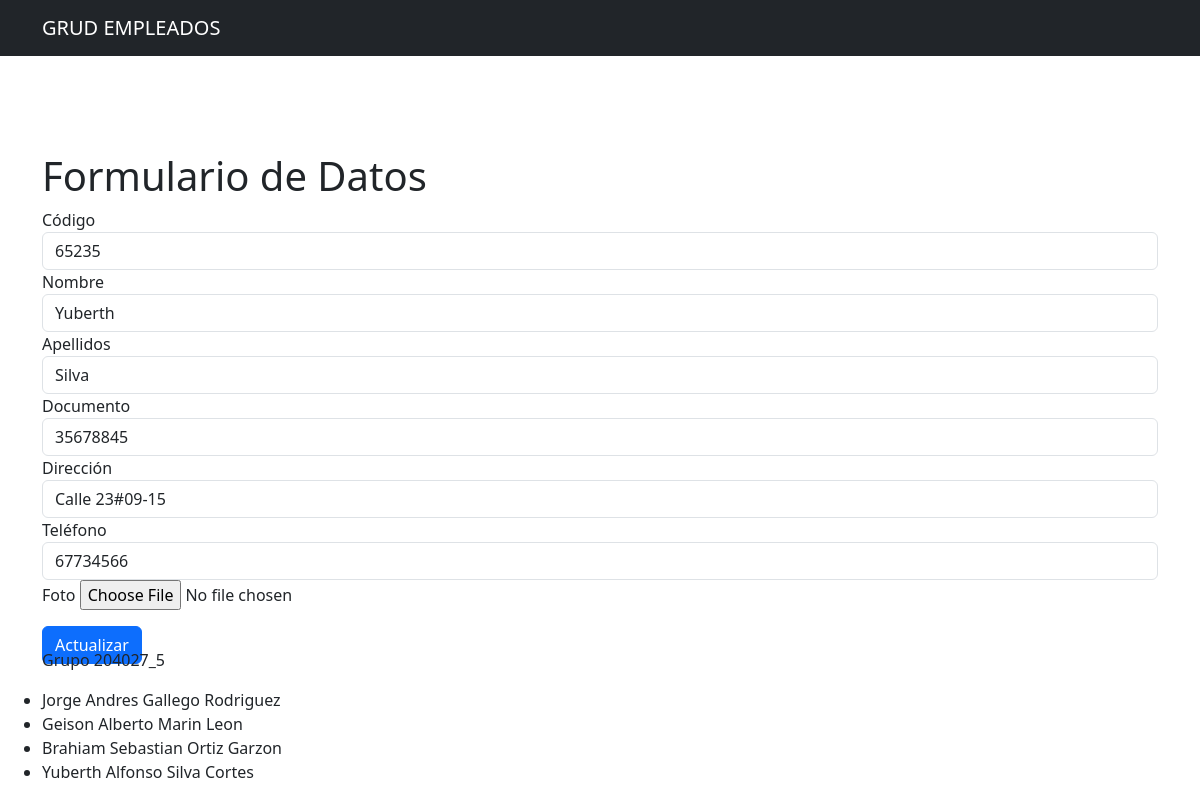
The app's page /actualizar.php?codigo=65235 with its own data.
### tables this page shows
CREATE TABLE `empleados` (
  `Codigo` int NOT NULL,
  `Nombre` varchar(50) NOT NULL,
  `Apellidos` varchar(50) NOT NULL,
  `Documento` varchar(20) NOT NULL,
  `Direccion` varchar(100) NOT NULL,
  `Telefono` varchar(15) NOT NULL,
  `Foto` longblob NOT NULL
);

### actualizar.php (the view, shortened to what this page needs)
<?php
include("conexion.php");
include("includes/header.php");
$codigo = $_GET['codigo'];
$query = "SELECT * FROM empleados WHERE Codigo = '$codigo'";
$result = mysqli_query($conn, $query);
if (mysqli_num_rows($result) > 0) {
    $row = mysqli_fetch_assoc($result);
} else {
    echo "No se encontró el registro.";
    exit();
}
?>
<div class="container">
    <h1 class="mt-5">Formulario de Datos</h1>
    <form action="actualizar.php?codigo=<?php echo $_GET['codigo']?>" method="post" enctype="multipart/form-data">
        <div class="form-group">
            <label for="codigo">Código</label>
            <input type="text" class="form-control" id="codigo" name="codigo" value="<?php echo $row['Codigo']; ?>" readonly>
        </div>
        <div class="form-group">
            <label for="nombre">Nombre</label>
            <input type="text" class="form-control" id="nombre" name="nombre" value="<?php echo $row['Nombre']; ?>">
        </div>
        <div class="form-group">
            <label for="apellidos">Apellidos</label>
            <input type="text" class="form-control" id="apellidos" name="apellidos" value="<?php echo $row['Apellidos']; ?>">
        </div>
        <div class="form-group">
            <label for="documento">Documento</label>
            <input type="text" class="form-control" id="documento" name="documento" value="<?php echo $row['Documento']; ?>">
        </div>
        <div class="form-group">
            <label for="direccion">Dirección</label>
            <input type="text" class="form-control" id="direccion" name="direccion" value="<?php echo $row['Direccion']; ?>">
        </div>
        <div class="form-group">
            <label for="telefono">Teléfono</label>
            <input type="tel" class="form-control" id="telefono" name="telefono" value="<?php echo $row['Telefono']; ?>">
        </div>
        <div class="form-group">
            <label for="foto">Foto</label>
            <input type="file" class="form-control-file" id="foto" name="foto">
        </div>
        <div class="form-group mt-3">
            <button type="submit" class="btn btn-primary" name="actualizar">Actualizar</button>
        </div>
    </form>
</div>
<?php include("includes/footer.php");?>

### records on screen
empleados: codigo "65235", nombre "Yuberth", apellidos "Silva", documento "35678845", direccion "Calle 23#09-15", telefono "67734566"
